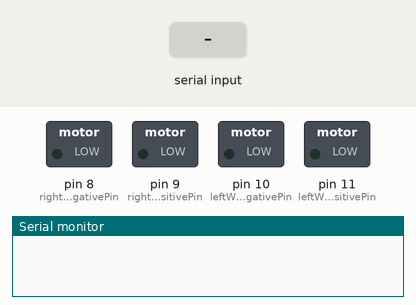
Recording of a sketch running on a simulated Arduino Uno, built with avr-gcc and run on an emulated ATmega328P. On the bench: switched loads named in the sketch (green lamp = pin HIGH), the last lines printed to the serial monitor. Inputs (shaded band) come from the test bench.

Above: at 1.2 s.
1.3 s: "Forward" received over Serial
At 1.7 s:
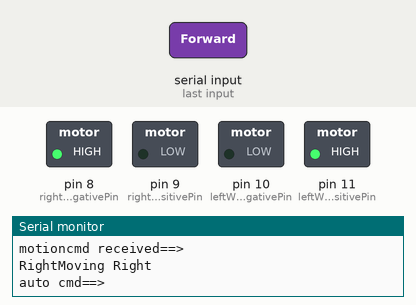
2.8 s: "Left" received over Serial
At 4.0 s:
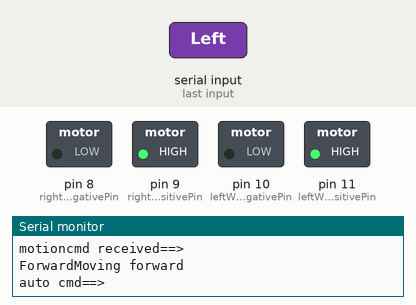
4.3 s: "b" received over Serial
At 4.9 s:
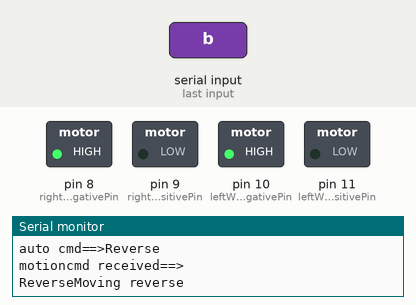
5.8 s: "l" received over Serial
At 6.3 s:
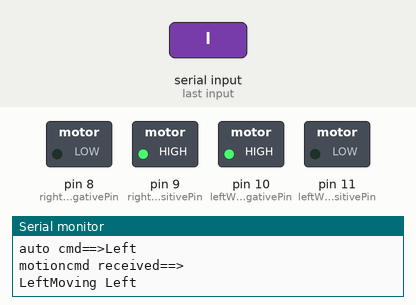
7.3 s: "f" received over Serial
At 8.4 s:
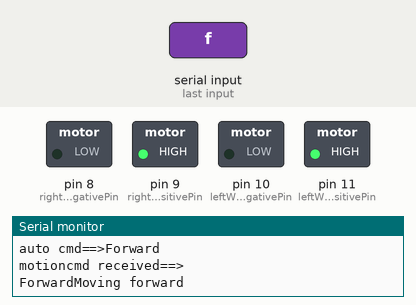
Timing chart, 0 to 9.8 s (numbered marks = the images above; inputs shaded):
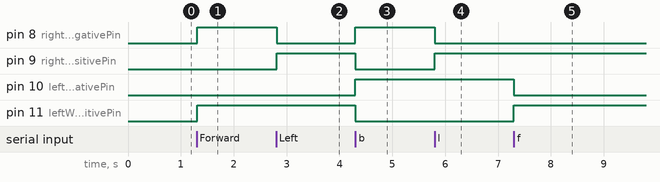

Measured:
- after the input at 1.3 s, pin 8 (rightWheelMotorNegativePin), pin 11 (leftWheelMotorPositivePin): LOW → HIGH at once
- after the input at 2.8 s, pin 8 (rightWheelMotorNegativePin): HIGH → LOW at once; pin 9 (rightWheelMotorPositivePin): LOW → HIGH at once
- after the input at 4.3 s, pin 8 (rightWheelMotorNegativePin), pin 10 (leftWheelMotorNegativePin): LOW → HIGH at once; pin 9 (rightWheelMotorPositivePin), pin 11 (leftWheelMotorPositivePin): HIGH → LOW at once
- after the input at 5.8 s, pin 8 (rightWheelMotorNegativePin): HIGH → LOW at once; pin 9 (rightWheelMotorPositivePin): LOW → HIGH at once
- after the input at 7.3 s, pin 10 (leftWheelMotorNegativePin): HIGH → LOW at once; pin 11 (leftWheelMotorPositivePin): LOW → HIGH at once

The sketch:

sixth_sense_robot.ino
```cpp
char data;
String command;

int leftWheelMotorNegativePin = 10;
int leftWheelMotorPositivePin = 11;

int rightWheelMotorNegativePin = 8;
int rightWheelMotorPositivePin = 9;

void setup() {
  Serial.begin(9600);
  pinMode(leftWheelMotorPositivePin, OUTPUT);
  pinMode(leftWheelMotorNegativePin, OUTPUT);
  pinMode(rightWheelMotorPositivePin, OUTPUT);
  pinMode(rightWheelMotorNegativePin, OUTPUT);

}

void moveRobot(String motion) {
  Serial.println("motioncmd received==>");
  Serial.print(motion);
  if(motion == "Forward") {//both wheel's +ve to high
    digitalWrite(leftWheelMotorPositivePin, HIGH);
    digitalWrite(rightWheelMotorPositivePin, HIGH);
    digitalWrite(leftWheelMotorNegativePin, LOW);
    digitalWrite(rightWheelMotorNegativePin, LOW);
    Serial.println("Moving forward");
  } else if(motion == "Reverse") {//both wheel's -ve to high
    digitalWrite(leftWheelMotorPositivePin, LOW);
    digitalWrite(leftWheelMotorNegativePin, HIGH);
    digitalWrite(rightWheelMotorPositivePin, LOW);
    digitalWrite(rightWheelMotorNegativePin, HIGH);
    Serial.println("Moving reverse");
  } else if(motion == "Left") {
//Left wheel's (goes reverse) -ve to high, right wheel (goes forward) +ve to high
    digitalWrite(leftWheelMotorPositivePin, LOW);
    digitalWrite(leftWheelMotorNegativePin, HIGH);
    digitalWrite(rightWheelMotorPositivePin, HIGH);
    digitalWrite(rightWheelMotorNegativePin, LOW);
    Serial.println("Moving Left");
  } else if(motion == "Right") {
//Left wheel forward +ve to high, right wheel reverse -ve to high
    digitalWrite(leftWheelMotorPositivePin, HIGH);
    digitalWrite(leftWheelMotorNegativePin, LOW);
    digitalWrite(rightWheelMotorPositivePin, LOW);
    digitalWrite(rightWheelMotorNegativePin, HIGH);
    Serial.println("Moving Right");
  }else if(motion == "Stop") {
    digitalWrite(leftWheelMotorPositivePin, LOW);
    digitalWrite(leftWheelMotorNegativePin, LOW);
    digitalWrite(rightWheelMotorPositivePin, LOW);
    digitalWrite(rightWheelMotorNegativePin, LOW);
    Serial.println("STOP");
  }
  //delay(1000);
}
void loop() {
  //moveRobot("Forward");
 while(Serial.available() > 0) {
  data = Serial.read();
  command = String(data);
  String motionCmd;
  //Serial.print("command11==>");
  //Serial.println(command);
  if( command == "f") {
    motionCmd = "Forward";
  } else if (command == "b") {
    motionCmd = "Reverse";
  } else if (command == "l") {
    motionCmd = "Left";
    Serial.println ("left command");
  } else if (command == "r") {
    motionCmd = "Right";
  } else if (command == "s") {
    motionCmd = "Stop";
  }
  Serial.print("auto cmd==>");
  Serial.println(motionCmd);
  if(motionCmd.length() > 0)  {
    moveRobot(motionCmd);
  }
 }


}
```
